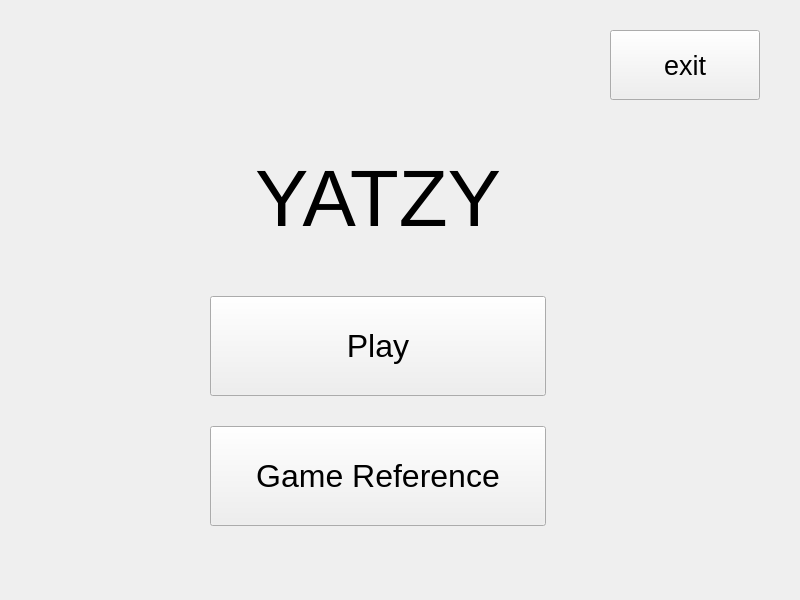
<?xml version="1.0" encoding="UTF-8"?>
<ui version="4.0">
 <class>StartWindow</class>
 <widget class="QWidget" name="StartWindow">
  <property name="geometry">
   <rect>
    <x>0</x>
    <y>0</y>
    <width>800</width>
    <height>600</height>
   </rect>
  </property>
  <property name="windowTitle">
   <string>StartWindow</string>
  </property>
  <widget class="QWidget" name="layoutWidget">
   <property name="geometry">
    <rect>
     <x>210</x>
     <y>130</y>
     <width>336</width>
     <height>396</height>
    </rect>
   </property>
   <layout class="QVBoxLayout" name="verticalLayout">
    <property name="spacing">
     <number>30</number>
    </property>
    <item>
     <widget class="QLabel" name="label">
      <property name="font">
       <font>
        <pointsize>60</pointsize>
       </font>
      </property>
      <property name="text">
       <string>YATZY</string>
      </property>
      <property name="alignment">
       <set>Qt::AlignCenter</set>
      </property>
     </widget>
    </item>
    <item>
     <widget class="QPushButton" name="solo_button">
      <property name="minimumSize">
       <size>
        <width>0</width>
        <height>100</height>
       </size>
      </property>
      <property name="font">
       <font>
        <pointsize>24</pointsize>
       </font>
      </property>
      <property name="text">
       <string>Play</string>
      </property>
     </widget>
    </item>
    <item>
     <widget class="QPushButton" name="several_button">
      <property name="minimumSize">
       <size>
        <width>0</width>
        <height>100</height>
       </size>
      </property>
      <property name="font">
       <font>
        <pointsize>24</pointsize>
       </font>
      </property>
      <property name="text">
       <string>Game Reference</string>
      </property>
     </widget>
    </item>
   </layout>
  </widget>
  <widget class="QPushButton" name="exit_button">
   <property name="geometry">
    <rect>
     <x>610</x>
     <y>30</y>
     <width>150</width>
     <height>70</height>
    </rect>
   </property>
   <property name="font">
    <font>
     <pointsize>20</pointsize>
    </font>
   </property>
   <property name="text">
    <string>exit</string>
   </property>
  </widget>
 </widget>
 <resources/>
 <connections/>
</ui>
